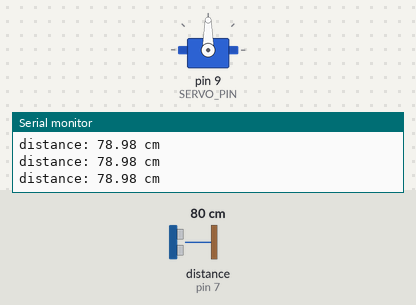
Recording of a sketch running on a simulated Arduino Uno, built with avr-gcc and run on an emulated ATmega328P. On the bench: servo, the last lines printed to the serial monitor. Wiring (inferred from the names in the program): ultrasonic range finder: trigger pin 6; echo pin 7. The inputs (shaded band) are chosen by the test bench; at power-on: distance to the obstacle (sensor on pin 7) 80 cm. The echo pulse lasts 58.3 µs per cm.

Above: at 1.3 s.
1.4 s: distance to the obstacle (sensor on pin 7) set to 22 cm
2.9 s: distance to the obstacle (sensor on pin 7) set to 19 cm
At 3.8 s:
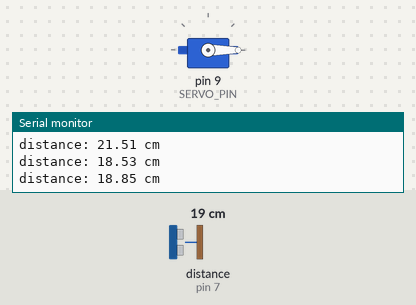
4.5 s: distance to the obstacle (sensor on pin 7) set to 35 cm
At 5.2 s:
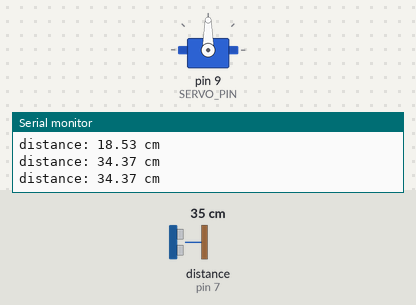
6.0 s: distance to the obstacle (sensor on pin 7) set to 2 cm
At 6.7 s:
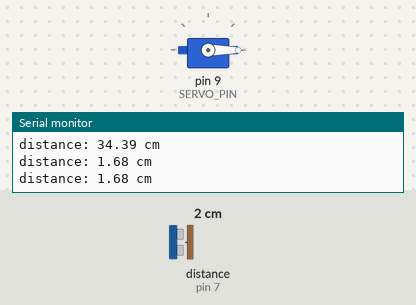
Timing chart, 0 to 8.5 s (numbered marks = the images above; inputs shaded):
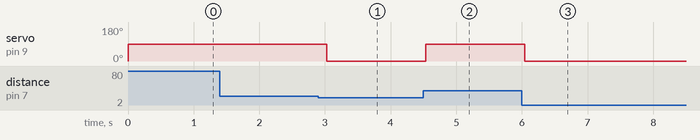

Measured:
- the behaviour switches between 21 and 20 cm on distance to the obstacle (sensor on pin 7) (found by bisection; images 0 and 1)
- after the input at 2.9 s, servo on pin 9 (SERVO_PIN): 90° → 0° after 0.13 s
- after the input at 4.5 s, servo on pin 9 (SERVO_PIN): 0° → 90° at once
- after the input at 6.0 s, servo on pin 9 (SERVO_PIN): 90° → 0° at once

The sketch:

ultrasonic-brake.ino
```cpp
#include <Servo.h>

const int TRIG_PIN  = 6; const int ECHO_PIN  = 7;  const int SERVO_PIN = 9;
const double DISTANCE_THRESHOLD = 20.0; //cm
const int pulseDuration = 10;

Servo servo;

double duration_us, distance_cm;

void setup() {
  Serial.begin (9600);
  pinMode(TRIG_PIN, OUTPUT);
  pinMode(ECHO_PIN, INPUT);
  servo.attach(SERVO_PIN);
  servo.write(0);
}

//Arduino will be responsible for both the breaking and the release of the lander. Break it into different fucntions.
void breakMechanism(double &dist);
void releaseMechanism(double &dist);

void loop() {
  // generate 10-microsecond pulse to TRIG pin
  digitalWrite(TRIG_PIN, HIGH);
  delayMicroseconds(pulseDuration);
  digitalWrite(TRIG_PIN, LOW);

  // measure duration of pulse from ECHO pin
  duration_us = pulseIn(ECHO_PIN, HIGH);
  // calculate the distance

  distance_cm = 0.017 * duration_us;

  if(distance_cm > DISTANCE_THRESHOLD)
    servo.write(90); // rotate servo motor to 90 degrees
  else
    servo.write(0);  // rotate servo motor to 0 degrees

  // print the value to Serial Monitor
  Serial.print("distance: ");
  Serial.print(distance_cm);
  Serial.println(" cm");

  delay(500);
}
```
